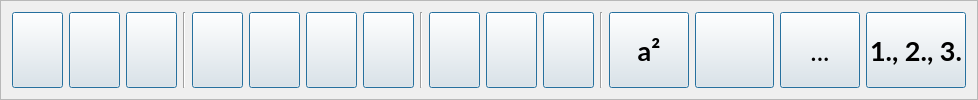
                  <widget class="QFrame" name="toolboxCenterEditor_1">
                   <property name="sizePolicy">
                    <sizepolicy hsizetype="Expanding" vsizetype="Expanding">
                     <horstretch>0</horstretch>
                     <verstretch>0</verstretch>
                    </sizepolicy>
                   </property>
                   <property name="toolTip">
                    <string/>
                   </property>
                   <property name="frameShape">
                    <enum>QFrame::Shape::StyledPanel</enum>
                   </property>
                   <property name="frameShadow">
                    <enum>QFrame::Shadow::Raised</enum>
                   </property>
                   <property name="lineWidth">
                    <number>2</number>
                   </property>
                   <layout class="QHBoxLayout" name="horizontalLayout_10">
                    <item>
                     <widget class="QPushButton" name="btnEditorBold">
                      <property name="sizePolicy">
                       <sizepolicy hsizetype="Expanding" vsizetype="Expanding">
                        <horstretch>0</horstretch>
                        <verstretch>0</verstretch>
                       </sizepolicy>
                      </property>
                      <property name="font">
                       <font>
                        <family>Lato</family>
                        <pointsize>12</pointsize>
                        <bold>false</bold>
                        <stylestrategy>PreferAntialias</stylestrategy>
                        <kerning>true</kerning>
                       </font>
                      </property>
                      <property name="cursor">
                       <cursorShape>PointingHandCursor</cursorShape>
                      </property>
                      <property name="toolTip">
                       <string>Fett</string>
                      </property>
                      <property name="text">
                       <string/>
                      </property>
                      <property name="icon">
                       <iconset theme="format-text-bold"/>
                      </property>
                      <property name="iconSize">
                       <size>
                        <width>32</width>
                        <height>32</height>
                       </size>
                      </property>
                      <property name="checkable">
                       <bool>true</bool>
                      </property>
                      <property name="default">
                       <bool>true</bool>
                      </property>
                      <property name="flat">
                       <bool>false</bool>
                      </property>
                     </widget>
                    </item>
                    <item>
                     <widget class="QPushButton" name="btnEditorItalic">
                      <property name="sizePolicy">
                       <sizepolicy hsizetype="Expanding" vsizetype="Expanding">
                        <horstretch>0</horstretch>
                        <verstretch>0</verstretch>
                       </sizepolicy>
                      </property>
                      <property name="font">
                       <font>
                        <family>Lato</family>
                        <pointsize>12</pointsize>
                        <bold>false</bold>
                        <stylestrategy>PreferAntialias</stylestrategy>
                        <kerning>true</kerning>
                       </font>
                      </property>
                      <property name="cursor">
                       <cursorShape>PointingHandCursor</cursorShape>
                      </property>
                      <property name="toolTip">
                       <string>Kursiv</string>
                      </property>
                      <property name="text">
                       <string/>
                      </property>
                      <property name="icon">
                       <iconset theme="format-text-italic"/>
                      </property>
                      <property name="iconSize">
                       <size>
                        <width>32</width>
                        <height>32</height>
                       </size>
                      </property>
                      <property name="checkable">
                       <bool>true</bool>
                      </property>
                      <property name="default">
                       <bool>true</bool>
                      </property>
                      <property name="flat">
                       <bool>false</bool>
                      </property>
                     </widget>
                    </item>
                    <item>
                     <widget class="QPushButton" name="btnEditorUnderline">
                      <property name="sizePolicy">
                       <sizepolicy hsizetype="Expanding" vsizetype="Expanding">
                        <horstretch>0</horstretch>
                        <verstretch>0</verstretch>
                       </sizepolicy>
                      </property>
                      <property name="font">
                       <font>
                        <family>Lato</family>
                        <pointsize>12</pointsize>
                        <bold>false</bold>
                        <stylestrategy>PreferAntialias</stylestrategy>
                        <kerning>true</kerning>
                       </font>
                      </property>
                      <property name="cursor">
                       <cursorShape>PointingHandCursor</cursorShape>
                      </property>
                      <property name="toolTip">
                       <string>Untersteichen</string>
                      </property>
                      <property name="text">
                       <string/>
                      </property>
                      <property name="icon">
                       <iconset theme="format-text-underline"/>
                      </property>
                      <property name="iconSize">
                       <size>
                        <width>32</width>
                        <height>32</height>
                       </size>
                      </property>
                      <property name="checkable">
                       <bool>true</bool>
                      </property>
                      <property name="checked">
                       <bool>false</bool>
                      </property>
                      <property name="default">
                       <bool>true</bool>
                      </property>
                      <property name="flat">
                       <bool>false</bool>
                      </property>
                     </widget>
                    </item>
                    <item>
                     <widget class="Line" name="line_Spacer_1">
                      <property name="orientation">
                       <enum>Qt::Orientation::Vertical</enum>
                      </property>
                     </widget>
                    </item>
                    <item>
                     <widget class="QPushButton" name="btnEditorLeft">
                      <property name="sizePolicy">
                       <sizepolicy hsizetype="Expanding" vsizetype="Expanding">
                        <horstretch>0</horstretch>
                        <verstretch>0</verstretch>
                       </sizepolicy>
                      </property>
                      <property name="font">
                       <font>
                        <family>Lato</family>
                        <pointsize>12</pointsize>
                        <bold>false</bold>
                        <stylestrategy>PreferAntialias</stylestrategy>
                        <kerning>true</kerning>
                       </font>
                      </property>
                      <property name="cursor">
                       <cursorShape>PointingHandCursor</cursorShape>
                      </property>
                      <property name="toolTip">
                       <string>Linksbündig</string>
                      </property>
                      <property name="text">
                       <string/>
                      </property>
                      <property name="icon">
                       <iconset theme="format-justify-left"/>
                      </property>
                      <property name="iconSize">
                       <size>
                        <width>32</width>
                        <height>32</height>
                       </size>
                      </property>
                      <property name="checkable">
                       <bool>true</bool>
                      </property>
                      <property name="default">
                       <bool>true</bool>
                      </property>
                      <property name="flat">
                       <bool>false</bool>
                      </property>
                     </widget>
                    </item>
                    <item>
                     <widget class="QPushButton" name="btnEditorCenter">
                      <property name="sizePolicy">
                       <sizepolicy hsizetype="Expanding" vsizetype="Expanding">
                        <horstretch>0</horstretch>
                        <verstretch>0</verstretch>
                       </sizepolicy>
                      </property>
                      <property name="font">
                       <font>
                        <family>Lato</family>
                        <pointsize>12</pointsize>
                        <bold>false</bold>
                        <stylestrategy>PreferAntialias</stylestrategy>
                        <kerning>true</kerning>
                       </font>
                      </property>
                      <property name="cursor">
                       <cursorShape>PointingHandCursor</cursorShape>
                      </property>
                      <property name="toolTip">
                       <string>Zentriert</string>
                      </property>
                      <property name="text">
                       <string/>
                      </property>
                      <property name="icon">
                       <iconset theme="format-justify-center"/>
                      </property>
                      <property name="iconSize">
                       <size>
                        <width>32</width>
                        <height>32</height>
                       </size>
                      </property>
                      <property name="checkable">
                       <bool>true</bool>
                      </property>
                      <property name="default">
                       <bool>true</bool>
                      </property>
                      <property name="flat">
                       <bool>false</bool>
                      </property>
                     </widget>
                    </item>
                    <item>
                     <widget class="QPushButton" name="btnEditorRight">
                      <property name="sizePolicy">
                       <sizepolicy hsizetype="Expanding" vsizetype="Expanding">
                        <horstretch>0</horstretch>
                        <verstretch>0</verstretch>
                       </sizepolicy>
                      </property>
                      <property name="font">
                       <font>
                        <family>Lato</family>
                        <pointsize>12</pointsize>
                        <bold>false</bold>
                        <stylestrategy>PreferAntialias</stylestrategy>
                        <kerning>true</kerning>
                       </font>
                      </property>
                      <property name="cursor">
                       <cursorShape>PointingHandCursor</cursorShape>
                      </property>
                      <property name="toolTip">
                       <string>Rechtsbündig</string>
                      </property>
                      <property name="text">
                       <string/>
                      </property>
                      <property name="icon">
                       <iconset theme="format-justify-right"/>
                      </property>
                      <property name="iconSize">
                       <size>
                        <width>32</width>
                        <height>32</height>
                       </size>
                      </property>
                      <property name="checkable">
                       <bool>true</bool>
                      </property>
                      <property name="default">
                       <bool>true</bool>
                      </property>
                      <property name="flat">
                       <bool>false</bool>
                      </property>
                     </widget>
                    </item>
                    <item>
                     <widget class="QPushButton" name="bntEditorIndentet">
                      <property name="sizePolicy">
                       <sizepolicy hsizetype="Expanding" vsizetype="Expanding">
                        <horstretch>0</horstretch>
                        <verstretch>0</verstretch>
                       </sizepolicy>
                      </property>
                      <property name="font">
                       <font>
                        <family>Lato</family>
                        <pointsize>12</pointsize>
                        <bold>false</bold>
                        <stylestrategy>PreferAntialias</stylestrategy>
                        <kerning>true</kerning>
                       </font>
                      </property>
                      <property name="cursor">
                       <cursorShape>PointingHandCursor</cursorShape>
                      </property>
                      <property name="toolTip">
                       <string>Einrücken</string>
                      </property>
                      <property name="text">
                       <string/>
                      </property>
                      <property name="icon">
                       <iconset theme="QIcon::ThemeIcon::FormatIndentMore"/>
                      </property>
                      <property name="iconSize">
                       <size>
                        <width>32</width>
                        <height>32</height>
                       </size>
                      </property>
                      <property name="checkable">
                       <bool>true</bool>
                      </property>
                      <property name="default">
                       <bool>true</bool>
                      </property>
                      <property name="flat">
                       <bool>false</bool>
                      </property>
                     </widget>
                    </item>
                    <item>
                     <widget class="Line" name="line_Spacer_2">
                      <property name="orientation">
                       <enum>Qt::Orientation::Vertical</enum>
                      </property>
                     </widget>
                    </item>
                    <item>
                     <widget class="QPushButton" name="btnEditorImage">
                      <property name="sizePolicy">
                       <sizepolicy hsizetype="Expanding" vsizetype="Expanding">
                        <horstretch>0</horstretch>
                        <verstretch>0</verstretch>
                       </sizepolicy>
                      </property>
                      <property name="font">
                       <font>
                        <family>Lato</family>
                        <pointsize>12</pointsize>
                        <bold>false</bold>
                        <stylestrategy>PreferAntialias</stylestrategy>
                        <kerning>true</kerning>
                       </font>
                      </property>
                      <property name="cursor">
                       <cursorShape>PointingHandCursor</cursorShape>
                      </property>
                      <property name="toolTip">
                       <string>Grafik/Bild einfügen</string>
                      </property>
                      <property name="text">
                       <string/>
                      </property>
                      <property name="icon">
                       <iconset theme="insert-image"/>
                      </property>
                      <property name="iconSize">
                       <size>
                        <width>32</width>
                        <height>32</height>
                       </size>
                      </property>
                      <property name="checkable">
                       <bool>true</bool>
                      </property>
                      <property name="default">
                       <bool>true</bool>
                      </property>
                      <property name="flat">
                       <bool>false</bool>
                      </property>
                     </widget>
                    </item>
                    <item>
                     <widget class="QPushButton" name="btnEditorGlossar">
                      <property name="sizePolicy">
                       <sizepolicy hsizetype="Expanding" vsizetype="Expanding">
                        <horstretch>0</horstretch>
                        <verstretch>0</verstretch>
                       </sizepolicy>
                      </property>
                      <property name="font">
                       <font>
                        <family>Lato</family>
                        <pointsize>12</pointsize>
                        <bold>false</bold>
                        <stylestrategy>PreferAntialias</stylestrategy>
                        <kerning>true</kerning>
                       </font>
                      </property>
                      <property name="cursor">
                       <cursorShape>PointingHandCursor</cursorShape>
                      </property>
                      <property name="toolTip">
                       <string>Glossar definieren</string>
                      </property>
                      <property name="text">
                       <string/>
                      </property>
                      <property name="icon">
                       <iconset theme="insert-text"/>
                      </property>
                      <property name="iconSize">
                       <size>
                        <width>32</width>
                        <height>32</height>
                       </size>
                      </property>
                      <property name="checkable">
                       <bool>true</bool>
                      </property>
                      <property name="default">
                       <bool>true</bool>
                      </property>
                      <property name="flat">
                       <bool>false</bool>
                      </property>
                     </widget>
                    </item>
                    <item>
                     <widget class="QPushButton" name="btnEditorObject">
                      <property name="sizePolicy">
                       <sizepolicy hsizetype="Expanding" vsizetype="Expanding">
                        <horstretch>0</horstretch>
                        <verstretch>0</verstretch>
                       </sizepolicy>
                      </property>
                      <property name="font">
                       <font>
                        <family>Lato</family>
                        <pointsize>12</pointsize>
                        <bold>false</bold>
                        <stylestrategy>PreferAntialias</stylestrategy>
                        <kerning>true</kerning>
                       </font>
                      </property>
                      <property name="cursor">
                       <cursorShape>PointingHandCursor</cursorShape>
                      </property>
                      <property name="toolTip">
                       <string>Objekt definieren</string>
                      </property>
                      <property name="text">
                       <string/>
                      </property>
                      <property name="icon">
                       <iconset theme="insert-object"/>
                      </property>
                      <property name="iconSize">
                       <size>
                        <width>32</width>
                        <height>32</height>
                       </size>
                      </property>
                      <property name="checkable">
                       <bool>true</bool>
                      </property>
                      <property name="default">
                       <bool>true</bool>
                      </property>
                      <property name="flat">
                       <bool>false</bool>
                      </property>
                     </widget>
                    </item>
                    <item>
                     <widget class="Line" name="line">
                      <property name="orientation">
                       <enum>Qt::Orientation::Vertical</enum>
                      </property>
                     </widget>
                    </item>
                    <item>
                     <widget class="QPushButton" name="btnEditorSuperscript">
                      <property name="sizePolicy">
                       <sizepolicy hsizetype="Expanding" vsizetype="Expanding">
                        <horstretch>0</horstretch>
                        <verstretch>0</verstretch>
                       </sizepolicy>
                      </property>
                      <property name="font">
                       <font>
                        <family>Lato</family>
                        <pointsize>20</pointsize>
                        <bold>true</bold>
                        <stylestrategy>PreferAntialias</stylestrategy>
                        <kerning>true</kerning>
                       </font>
                      </property>
                      <property name="cursor">
                       <cursorShape>PointingHandCursor</cursorShape>
                      </property>
                      <property name="toolTip">
                       <string>Hochgestellt</string>
                      </property>
                      <property name="text">
                       <string>a²</string>
                      </property>
                      <property name="iconSize">
                       <size>
                        <width>16</width>
                        <height>16</height>
                       </size>
                      </property>
                      <property name="checkable">
                       <bool>true</bool>
                      </property>
                      <property name="default">
                       <bool>true</bool>
                      </property>
                      <property name="flat">
                       <bool>false</bool>
                      </property>
                     </widget>
                    </item>
                    <item>
                     <widget class="QPushButton" name="btnEditorSubscript">
                      <property name="sizePolicy">
                       <sizepolicy hsizetype="Expanding" vsizetype="Expanding">
                        <horstretch>0</horstretch>
                        <verstretch>0</verstretch>
                       </sizepolicy>
                      </property>
                      <property name="font">
                       <font>
                        <family>Lato</family>
                        <pointsize>20</pointsize>
                        <bold>false</bold>
                        <stylestrategy>PreferAntialias</stylestrategy>
                        <kerning>true</kerning>
                       </font>
                      </property>
                      <property name="cursor">
                       <cursorShape>PointingHandCursor</cursorShape>
                      </property>
                      <property name="toolTip">
                       <string>Tiefgestellt</string>
                      </property>
                      <property name="text">
                       <string/>
                      </property>
                      <property name="iconSize">
                       <size>
                        <width>32</width>
                        <height>32</height>
                       </size>
                      </property>
                      <property name="checkable">
                       <bool>true</bool>
                      </property>
                      <property name="default">
                       <bool>true</bool>
                      </property>
                      <property name="flat">
                       <bool>false</bool>
                      </property>
                     </widget>
                    </item>
                    <item>
                     <widget class="QPushButton" name="btnEditorBulletList">
                      <property name="sizePolicy">
                       <sizepolicy hsizetype="Expanding" vsizetype="Expanding">
                        <horstretch>0</horstretch>
                        <verstretch>0</verstretch>
                       </sizepolicy>
                      </property>
                      <property name="font">
                       <font>
                        <family>Lato</family>
                        <pointsize>20</pointsize>
                        <bold>false</bold>
                        <stylestrategy>PreferAntialias</stylestrategy>
                        <kerning>true</kerning>
                       </font>
                      </property>
                      <property name="cursor">
                       <cursorShape>PointingHandCursor</cursorShape>
                      </property>
                      <property name="toolTip">
                       <string>Bullet-Liste</string>
                      </property>
                      <property name="text">
                       <string>...</string>
                      </property>
                      <property name="iconSize">
                       <size>
                        <width>32</width>
                        <height>32</height>
                       </size>
                      </property>
                      <property name="checkable">
                       <bool>true</bool>
                      </property>
                      <property name="default">
                       <bool>true</bool>
                      </property>
                      <property name="flat">
                       <bool>false</bool>
                      </property>
                     </widget>
                    </item>
                    <item>
                     <widget class="QPushButton" name="btnEditorNumberList">
                      <property name="sizePolicy">
                       <sizepolicy hsizetype="Expanding" vsizetype="Expanding">
                        <horstretch>0</horstretch>
                        <verstretch>0</verstretch>
                       </sizepolicy>
                      </property>
                      <property name="font">
                       <font>
                        <family>Lato</family>
                        <pointsize>20</pointsize>
                        <bold>true</bold>
                        <stylestrategy>PreferAntialias</stylestrategy>
                        <kerning>true</kerning>
                       </font>
                      </property>
                      <property name="cursor">
                       <cursorShape>PointingHandCursor</cursorShape>
                      </property>
                      <property name="toolTip">
                       <string>Nummern-Liste</string>
                      </property>
                      <property name="text">
                       <string>1., 2., 3.</string>
                      </property>
                      <property name="iconSize">
                       <size>
                        <width>16</width>
                        <height>16</height>
                       </size>
                      </property>
                      <property name="checkable">
                       <bool>true</bool>
                      </property>
                      <property name="default">
                       <bool>true</bool>
                      </property>
                      <property name="flat">
                       <bool>false</bool>
                      </property>
                     </widget>
                    </item>
                   </layout>
                  </widget>
